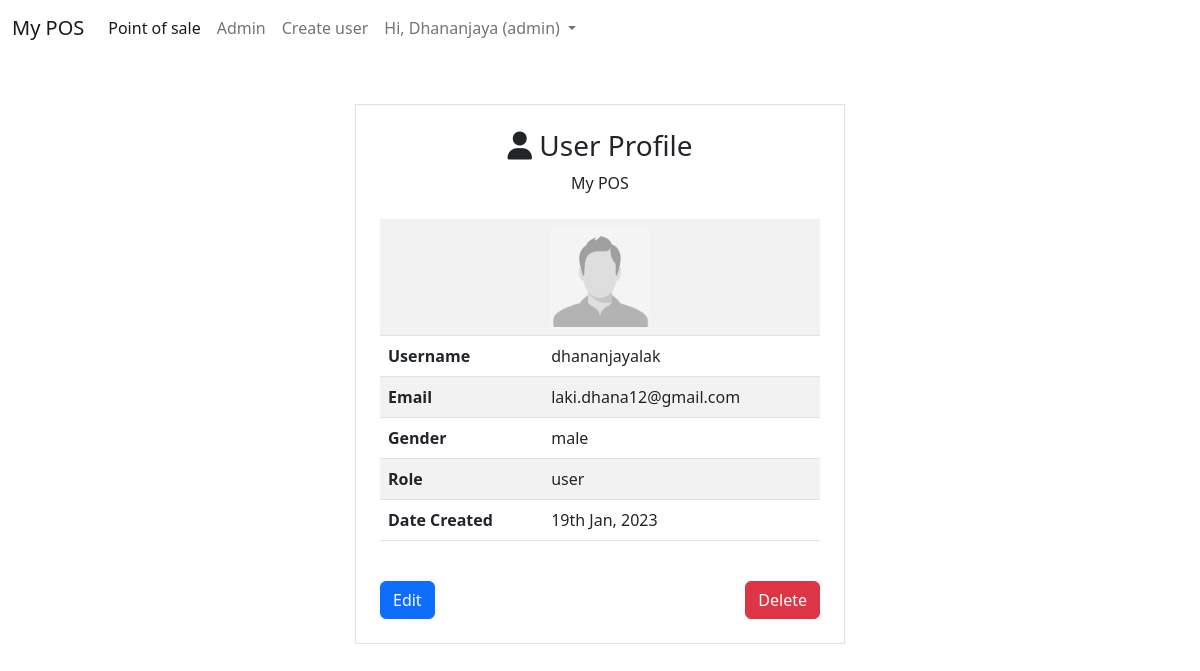
Screenshot of /index.php?pg=profile&id=4 (signed in) with the database file from the repository.
### tables this page shows
CREATE TABLE `users` (
  `id` int(11) NOT NULL,
  `username` varchar(128) NOT NULL,
  `email` varchar(128) NOT NULL,
  `password` varchar(128) NOT NULL,
  `role` varchar(128) NOT NULL,
  `date` datetime NOT NULL,
  `image` varchar(128) NOT NULL,
  `gender` varchar(10) NOT NULL DEFAULT 'male',
  `deletable` tinyint(1) NOT NULL DEFAULT 1
);

### app/core/functions.php (called while the page is built, shortened)
<?php
function esc($str)
{
	return htmlspecialchars($str);
}
function crop($filename,$size = 600,$type = 'product')
{
	$ext = strtolower(pathinfo($filename,PATHINFO_EXTENSION));
	$cropped_file = preg_replace("/\.$ext$/", "_cropped.".$ext, $filename);
	if (!file_exists($filename))
	{
		if ($type == "male")
		{
			return 'assets/images/user_male.jpg';
		}else if($type == "female"){
			return 'assets/images/user_female.jpg';
		}else{
			return 'assets/images/no_image.jpg';
		}
	}
	return $cropped_file;
}
function get_date($date)
{
	return date("jS M, Y", strtotime($date));
}

### app/core/init.php (called while the page is built, shortened)
<?php
require "../app/core/functions.php";
require "../app/core/database.php";
require "../app/core/model.php";
function my_function($classname)
{
	$filename = "../app/models/".ucfirst($classname).".php";
}

### app/core/model.php (called while the page is built, shortened)
<?php
class Model extends Database
{
	public function first($data)
	{
		$keys = array_keys($data);
		$query = "SELECT * FROM $this->table WHERE ";
		foreach ($keys as $key)
		{
			$query .= "$key = :$key && ";
		}
		$query = trim($query,"&& ");
		$db = new Database;
		if ($res = $db->query($query,$data)) {
			return $res[0];
		}
		return false;
	}
}

### app/core/database.php (called while the page is built)
<?php
class Database
{
	protected function db_connect()
	{
		$DBHOST = "localhost";
		$DBNAME = "pos_db";
		$DBUSER = "root";
		$DBPASS = "";
		$DBDRIVER = "mysql";
		try {
			$con = new PDO("$DBDRIVER:host=$DBHOST;dbname=$DBNAME",$DBUSER,$DBPASS);
		} catch (Exception $e) {
			echo $e->getMessage();
		}
		return $con;
	}
	public function query($query,$data=array())
	{
		$con = $this->db_connect();
		$smt = $con->prepare($query);
		$check = $smt->execute($data);
		if($check)
		{
			$result = $smt->fetchAll(PDO::FETCH_ASSOC);
			if(is_array($result) && count($result) > 0)
			{
				return $result;
			}
		}
		return false;
	}
}

### app/views/auth/profile.view.php (the view, shortened to what this page needs)
<div class="container-fluid border col-lg-5 col-md-6 mt-5 p-4">
	<center>
		<h3><i class="fa fa-user"></i> User Profile</h3>
		<div> <?=esc(APP_NAME)?> </div>
	</center><br>
<?php if (is_array($row)):?>
	<table class="table table-hover table-striped">
		<tr>
			<td colspan="2">
				<center>
					<img src="<?php echo crop($row['image'],600,$row['gender'])?>" style="width: 100%; max-width:100px;">
				</center>
			</td>
		</tr>
		<tr>
			<th>Username</th><td><?=$row['username']?></td>
		</tr>
		<tr>
			<th>Email</th><td><?=$row['email']?></td>
		</tr>
		<tr>
			<th>Gender</th><td><?=$row['gender']?></td>
		</tr>
		<tr>
			<th>Role</th><td><?=$row['role']?></td>
		</tr>
		<tr>
			<th>Date Created</th><td><?=get_date($row['date'])?></td>
		</tr>
	</table>
	<br>
	<a href="index.php?pg=edit-user&id=<?=$row['id']?>">
		<button type="button" class="btn btn-primary" >Edit</button>
	</a>
	<a href="index.php?pg=delete-user&id=<?=$row['id']?>">
		<button type="button" class="btn btn-danger float-end" >Delete</button>
	</a>
<?php endif;?>
</div>

### public/assets/css/main.css (style rules this page uses)
body a { text-decoration: none; }

### rows the page displays
users: image+gender (picture), username "dhananjayalak", email "laki.dhana12@gmail.com", gender "male", role "user", date "19th Jan, 2023"

### other values shown
APP_NAME "My POS"
auth('username') "Dhananjaya"
Auth::get('role') "admin"
